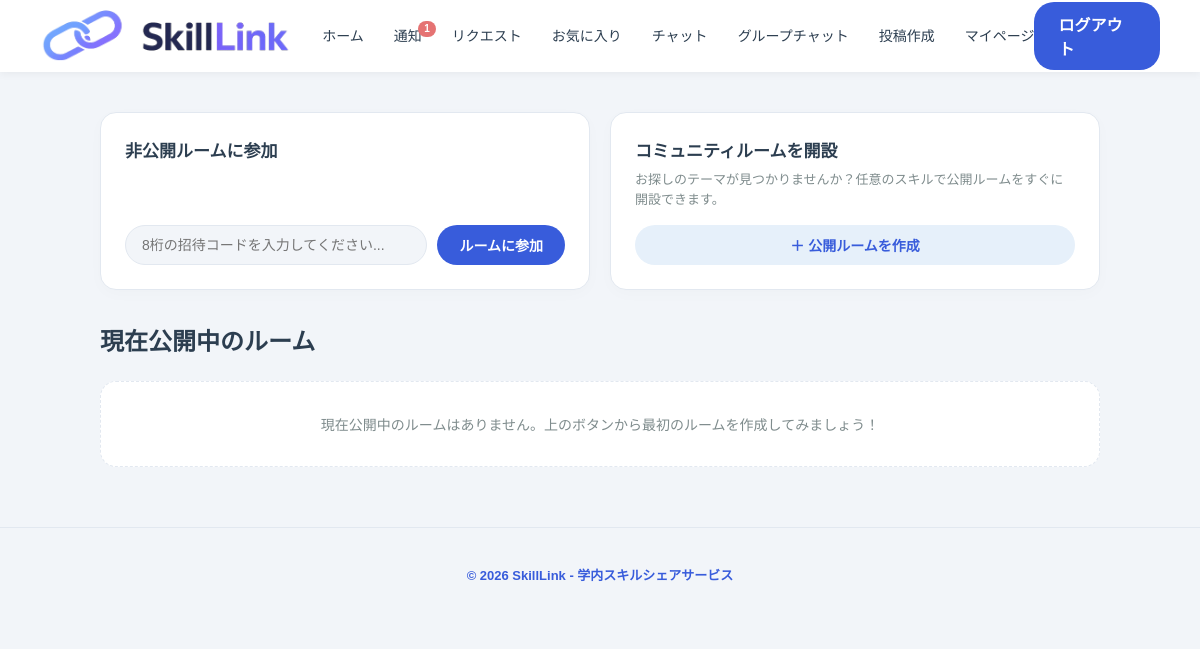
Before: /groups (signed in) with the older database file.
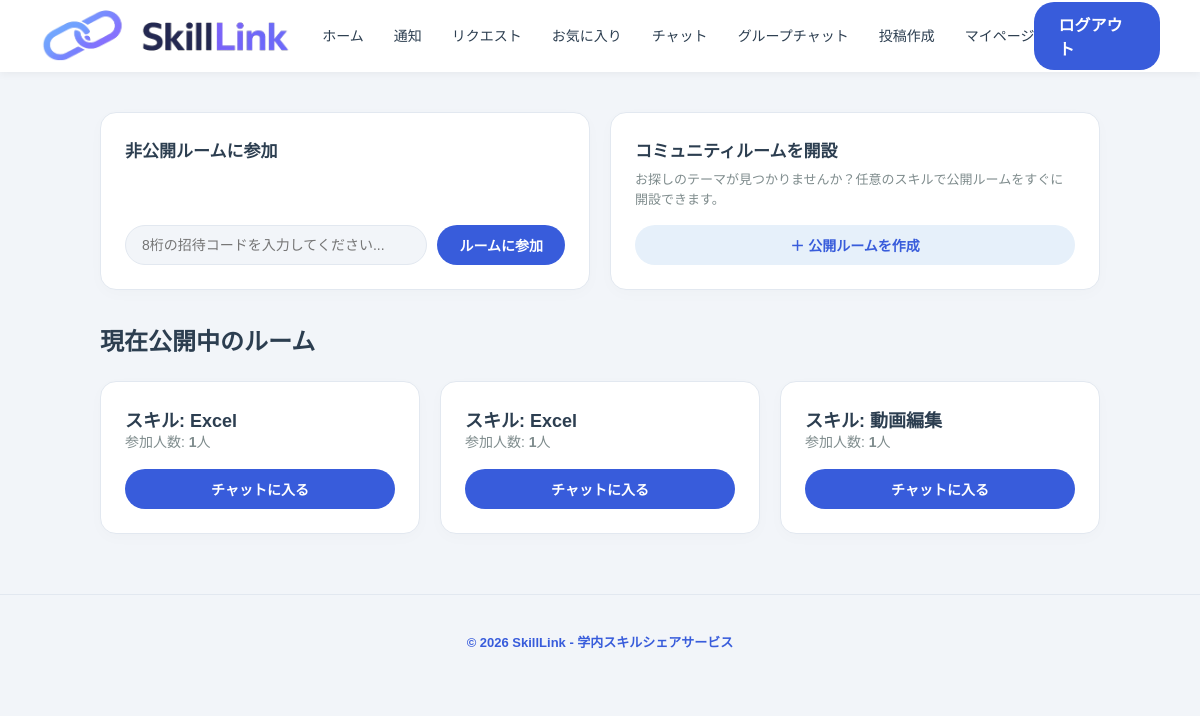
After: the same page with the newer database file.
### tables this page shows
CREATE TABLE group_rooms (
        group_room_id TEXT PRIMARY KEY,
        skill_id INTEGER NOT NULL REFERENCES skills(skill_id) ON DELETE CASCADE,
        created_by INTEGER NOT NULL REFERENCES users(user_id) ON DELETE CASCADE,
        created_at TEXT DEFAULT (datetime('now','localtime')),
        is_public INTEGER DEFAULT 1
    );

CREATE TABLE skills (skill_id INTEGER PRIMARY KEY AUTOINCREMENT, skill_name TEXT NOT NULL, category_id INTEGER NOT NULL , FOREIGN KEY(category_id) REFERENCES categories(category_id), UNIQUE (skill_name, category_id));

### routes/group_chat.py (the view)
@group_chat.route('/groups')
@group_chat.route('/public-rooms')
def list_groups():
    user_id = session.get('user_id')
    if not user_id:
        return redirect('/login')
    db = get_db()
    groups = db.execute("""
        SELECT gr.group_room_id,
               s.skill_name,
               (SELECT COUNT(*) FROM group_members WHERE group_room_id = gr.group_room_id) AS total_members
        FROM group_rooms gr
        LEFT JOIN skills s ON gr.skill_id = s.skill_id
        WHERE gr.is_public = 1
    """).fetchall()
    return render_template('public_rooms.html', groups=groups, rooms=groups)

### app.py (called while the page is built)
@app.after_request
def add_header(response):
    response.headers['Cache-Control'] = (
        'no-store, no-cache, must-revalidate, post-check=0, pre-check=0,'
        ' max-age=0'
    )
    response.headers['Pragma'] = 'no-cache'
    response.headers['Expires'] = '0'
    return response

@app.context_processor
def inject_unread_notifications():
    if 'user_id' in session:
        db = get_db()
        count = db.execute(
            'SELECT COUNT(*) FROM notifications WHERE user_id = ? AND is_read'
            ' = 0',
            (session['user_id'],),
        ).fetchone()[0]
        return {'unread_notifications': count}
    return {'unread_notifications': 0}

### routes/auth.py (called while the page is built)
def connect_db():
    rv = sqlite3.connect(DATABASE, timeout=20.0)
    rv.row_factory = sqlite3.Row
    return rv

def get_db():
    if not hasattr(g, 'sqlite_db'):
        g.sqlite_db = connect_db()
    return g.sqlite_db

### templates/public_rooms.html (shortened to what this page needs)
<!DOCTYPE html>
<html lang="ja">
<head>
    <link rel="stylesheet" href="{{ url_for('static', filename='css/header.css') }}">
    <link rel="stylesheet" href="{{ url_for('static', filename='css/variables.css') }}">
    <link rel="stylesheet" href="{{ url_for('static', filename='css/footer.css') }}">
    <link rel="stylesheet" href="{{ url_for('static', filename='css/public_rooms.css') }}">
</head>
<body>
    {% include 'header.html' %}
    <div class="container">
        <div class="action-row">
            <div class="action-section">
                <h3>非公開ルームに参加</h3>
                <form action="{{ url_for('chat.join_private_room') }}" method="POST" class="action-form">
                    <input type="text" name="room_code" placeholder="8桁の招待コードを入力してください..." required autocomplete="off">
                    <button type="submit" class="btn">ルームに参加</button>
                </form>
            </div>
            <div class="action-section">
                <h3>コミュニティルームを開設</h3>
                <p>お探しのテーマが見つかりませんか？任意のスキルで公開ルームをすぐに開設できます。</p>
                <a href="{{ url_for('chat.show_create_room_form') }}" class="btn btn-secondary">
                    ＋ 公開ルームを作成
                </a>
            </div>
        </div>
        <h2>現在公開中のルーム</h2>
        {% if rooms %}
            <div class="rooms-grid">
                {% for room in rooms %}
                    <div class="room-card">
                        <div>
                            <h3>スキル: {{ room.skill_name if room.skill_name else "総合交流" }}</h3>
                            <p>参加人数: <strong>{{ room.total_members }}</strong>人</p>
                        </div>
                        <a href="{{ url_for('chat.access_room', room_id=room.room_id) }}" class="btn btn-block">
                            チャットに入る
                        </a>
                    </div>
                {% endfor %}
            </div>
        {% else %}
            <p class="no-rooms">
                現在公開中のルームはありません。上のボタンから最初のルームを作成してみましょう！
            </p>
        {% endif %}
    </div>
    {% include 'footer.html' %}
</body>
</html>

Changed rows visible on the page:
added group_rooms: skill_name "Excel", total_members "1"
added group_rooms: skill_name "Excel", total_members "1"
added group_rooms: skill_name "動画編集", total_members "1"
Other visible differences:
{{ unread_notifications }}: "1" → (not shown)
text no longer shown: "現在公開中のルームはありません。上のボタンから最初のルームを作成してみましょう！"
